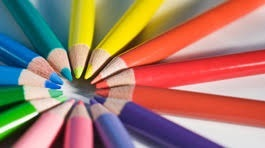
#> input picture lesson_2/image.jpg, 265 x 148 px
$ jupyter execute --allow-errors Homework.ipynb
#> lines starting #> are read from the running program, lines starting #| are printed output that depends on the picture; long printed decimals are rounded
# HOMEWORK 2
For this homework you will have to complete and implement the colour balancing for:
* Gray world algorithm
* Scale-by-max algorithm

You are free to use your own images. Experiment with more images and think about the effect each of the algorithms has on the resulting (balanced) image.

### Colour Balancing
In this notebook we will show different type of colour balancing making use of von Kries' hypothesis.

[cell 1]
import cv2
import numpy as np
from matplotlib import pyplot as plt
plt.rcParams['figure.figsize'] = [15, 5]

[cell 2]
img = cv2.imread('../data/sea.jpg')
#> (the rest of this cell did not finish here and is left out)

### White patch
In white patch algorithm we choose a group of pixels we know they should be white. We then scale the resulting image colour channels by this white patch.

[cell 3]
# Define white patch and the coefficients
row, col = 485, 864
#> (the rest of this cell did not finish here and is left out)

### Gray world
This algorithm assumes that a scene, on average, is gray.

[cell 4]
# Load your image
img = cv2.imread('image.jpg')
#> img is the input picture: shape (148, 265, 3); mean B, G, R 109, 124.8, 164
img = cv2.cvtColor(img, cv2.COLOR_BGR2RGB)

# Compute the mean values for all three colour channels (red, green, blue)
mean_r = img[..., 0].mean()
#> mean_r = 164
mean_g = img[..., 1].mean()
#> mean_g = 124.8
mean_b = img[..., 2].mean()
#> mean_b = 109

# Compute the coefficients kr, kg, kb
# Note: there are 3 coefficients to compute but we only have 2 equations.
# Therefore, you have to make an assumption, fix the value of one of the
# coefficients and compute the remining two
# Hint: You can fix the coefficient of the brightest colour channel to 1.
means = np.array([mean_r, mean_g, mean_b])
#> means = [164, 124.8, 109]
mean_arg_max = means.max()
#> mean_arg_max = 164
print('means=', means, 'mean_arg_max=', mean_arg_max)
#| means= [164.031 124.821 109.038 ] mean_arg_max= 164.031

k = 1.0 / mean_arg_max
#> k = 0.0061
kr = k * mean_r
#> kr = 1
kg = k * mean_g
#> kg = 0.761
kb = k * mean_b
#> kb = 0.665
print(k, kr, kg, kb)
#| 0.006096 1.0 0.761 0.6647

# Apply color balancing and generate the balanced image
balanced = np.zeros_like(img, dtype=np.float32)
balanced[..., 0] = img[..., 0] * kr
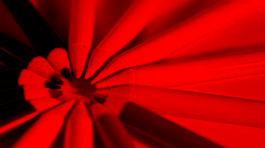
#> balanced: shape (148, 265, 3) float32; mean R, G, B 164, 0, 0
balanced[..., 1] = img[..., 1] * kg
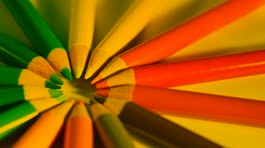
#> balanced: shape (148, 265, 3) float32; mean R, G, B 164, 95, 0
balanced[..., 2] = img[..., 2] * kb
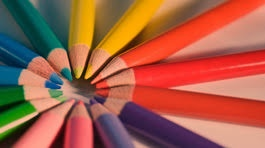
#> balanced: shape (148, 265, 3) float32; mean R, G, B 164, 95, 72.5

# White patching does not guarantee that the dynamic range is preserved, images must be clipped.
balanced = balanced / 255
balanced[balanced > 1] = 1
# Show the original and the balanced image side by side
plt.subplot(121), plt.imshow(img)
plt.subplot(122), plt.imshow(balanced)
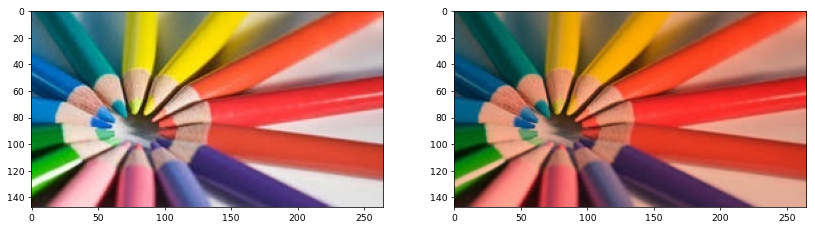
#> figure drawn by matplotlib, 2 panels

### Scale-by-max
This is a straightforward algorithm that scales each colour channel by its maximum value. Note that it is sensitive to noise and saturations.

[cell 5]
# Load your image
img = cv2.imread('image.jpg')
img = cv2.cvtColor(img, cv2.COLOR_BGR2RGB)

# Compute the maximum values for all three colour channels (red, green, blue)
max_r = img[..., 0].max()
#> max_r = 255
max_g = img[..., 1].max()
#> max_g = 255
max_b = img[..., 2].max()
#> max_b = 255

print(max_r, max_g, max_b)
#| 255 255 255

# Apply scale-by-max balancing and generate the balanced image
balanced = np.zeros_like(img, dtype=np.float32)
balanced[..., 0] = img[..., 0] * (1 / max_r)
balanced[..., 1] = img[..., 1] * (1 / max_g)
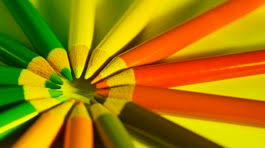
#> balanced: shape (148, 265, 3) float32; mean R, G, B 0.643, 0.489, 0
balanced[..., 2] = img[..., 2] * (1 / max_b)


plt.subplot(121), plt.imshow(img)
plt.subplot(122), plt.imshow(balanced)

$ run again, with lesson_3/data/kodim01.png saved as lesson_2/image.jpg
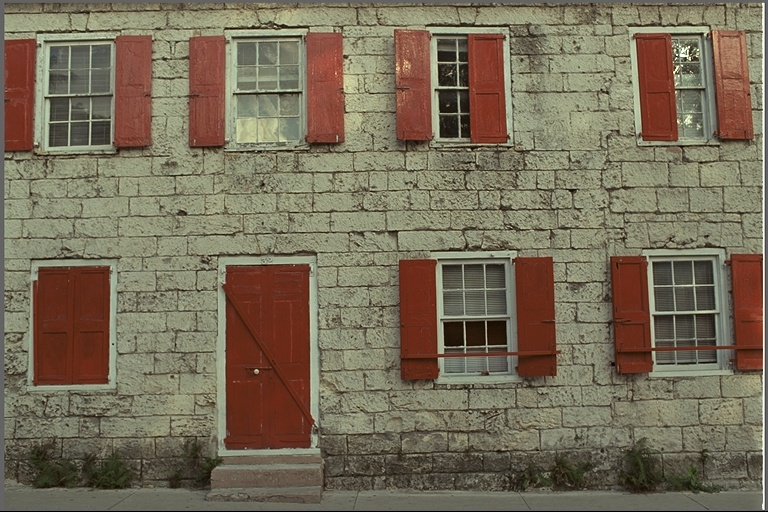
#> input picture lesson_3/data/kodim01.png, 768 x 512 px
#> img is the input picture: shape (512, 768, 3); mean B, G, R 88.3, 108.8, 119.7
#> mean_r = 119.7
#> mean_g = 108.8
#> mean_b = 88.32
#> means = [119.7, 108.8, 88.32]
#> mean_arg_max = 119.7
#| means= [119.720 108.750  88.323 ] mean_arg_max= 119.720
#> k = 0.00835
#> kr = 1
#> kg = 0.908
#> kb = 0.738
#| 0.008353 1 0.9084 0.7377
#> `balanced[..., 2] = img[..., 2] * kb`:
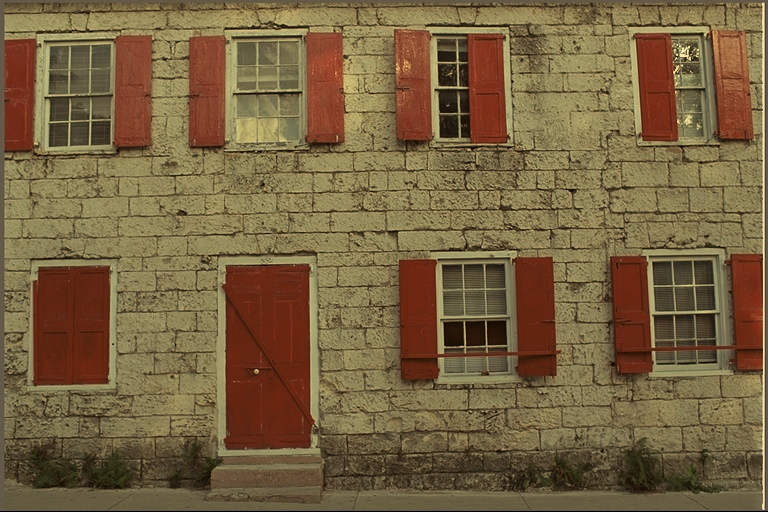
#> balanced: shape (512, 768, 3) float32; mean R, G, B 119.7, 98.8, 65.2
#> `[cell 4] # Load your image img = cv2.imread('image.jpg') img = cv2.cvt..`:
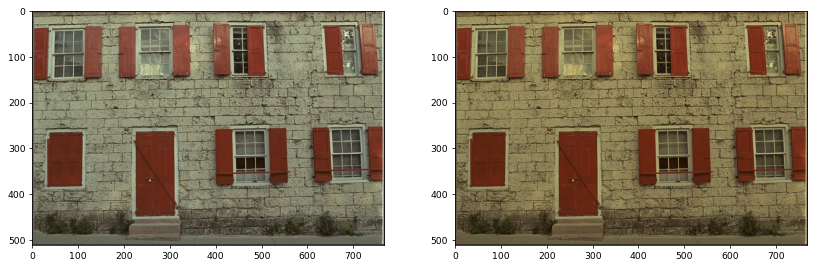
#> figure drawn by matplotlib, 2 panels
#> max_r = 255
#> max_b = 251
#| 255 255 251
